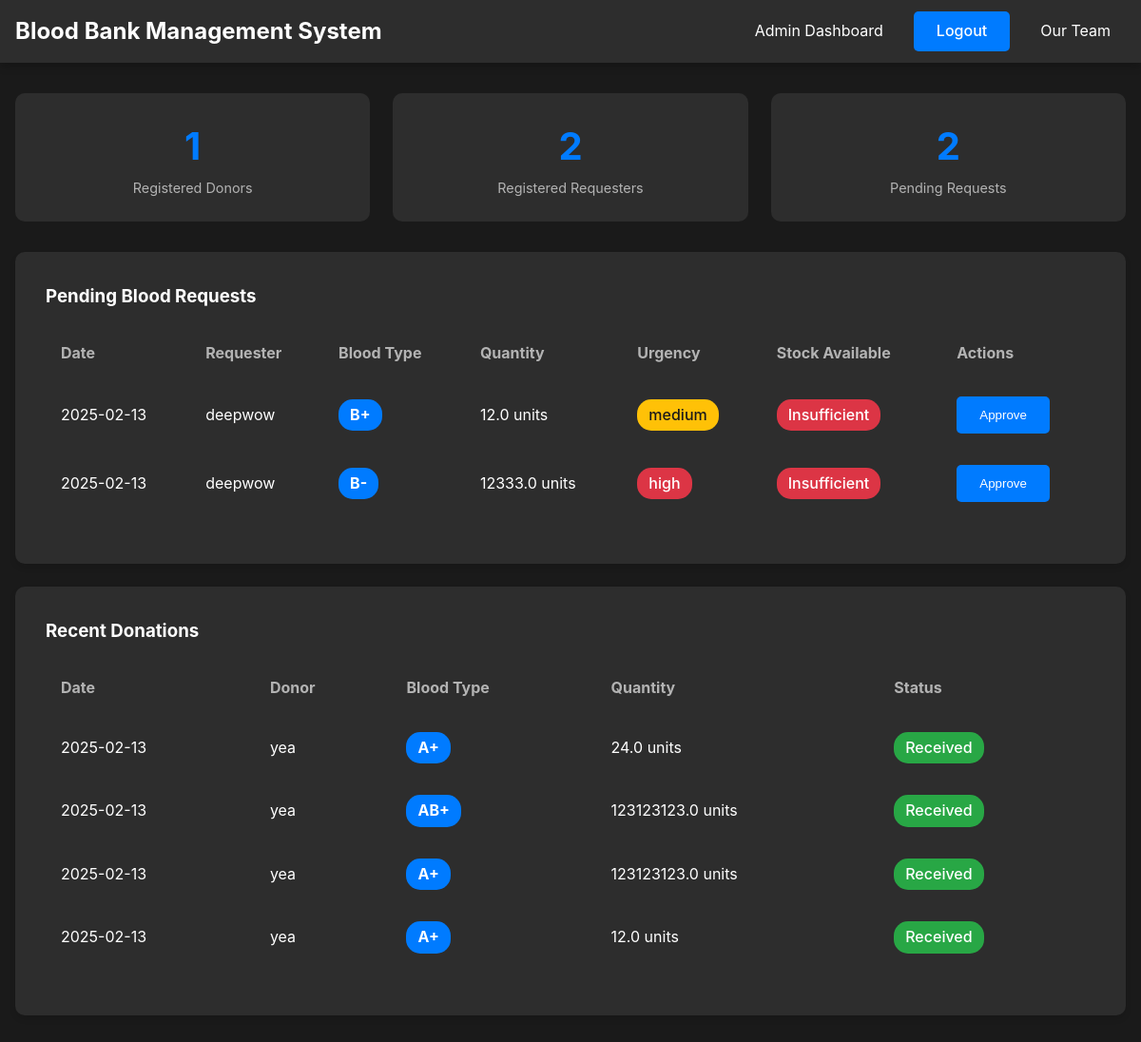
The page /admin (signed in) on the database its author committed.
### models.py (models this page shows, shortened)
class BloodRequest(db.Model):
    id = db.Column(db.Integer, primary_key=True)
    requester_id = db.Column(db.Integer, db.ForeignKey('user.id'), nullable=False)
    blood_type = db.Column(db.String(10), nullable=False)
    quantity = db.Column(db.Float, nullable=False)  # in units
    urgency = db.Column(db.String(20), nullable=False)  # high, medium, low
    status = db.Column(db.String(20), default='pending')  # pending, approved, rejected
    request_date = db.Column(db.DateTime, default=datetime.utcnow)

class User(UserMixin, db.Model):
    id = db.Column(db.Integer, primary_key=True)
    username = db.Column(db.String(64), unique=True, nullable=False)
    email = db.Column(db.String(120), unique=True, nullable=False)
    password_hash = db.Column(db.String(128))
    user_type = db.Column(db.String(20), nullable=False)  # admin, donor, or requester
    donations = db.relationship('BloodDonation', backref='donor', lazy=True)
    requests = db.relationship('BloodRequest', backref='requester', lazy=True)

class BloodDonation(db.Model):
    id = db.Column(db.Integer, primary_key=True)
    donor_id = db.Column(db.Integer, db.ForeignKey('user.id'), nullable=False)
    blood_type = db.Column(db.String(10), nullable=False)
    quantity = db.Column(db.Float, nullable=False)  # in units
    donation_date = db.Column(db.DateTime, default=datetime.utcnow)

### app.py (the view)
@app.route('/admin')
@login_required
def admin_dashboard():
    if current_user.user_type != 'admin':
        flash('Access denied. Admin only.', 'error')
        return redirect(url_for('home'))
    total_donors = User.query.filter_by(user_type='donor').count()
    total_requesters = User.query.filter_by(user_type='requester').count()
    pending_requests = BloodRequest.query.filter_by(status='pending').count()
    blood_types = ['A+', 'A-', 'B+', 'B-', 'AB+', 'AB-', 'O+', 'O-']
    blood_stock = {}
    for blood_type in blood_types:
        total_donations = db.session.query(db.func.sum(BloodDonation.quantity)).\
            filter(BloodDonation.blood_type == blood_type).scalar() or 0
        total_requests = db.session.query(db.func.sum(BloodRequest.quantity)).\
            filter(BloodRequest.blood_type == blood_type).\
            filter(BloodRequest.status == 'approved').scalar() or 0
        available = total_donations - total_requests
        blood_stock[blood_type] = {
            'donations': total_donations,
            'requests': total_requests,
            'available': available
        }
    pending_request_list = BloodRequest.query.\
        filter_by(status='pending').\
        order_by(BloodRequest.urgency.desc(), BloodRequest.request_date.asc()).\
        all()
    recent_donations = BloodDonation.query.\
        order_by(BloodDonation.donation_date.desc()).\
        limit(10).\
        all()
    return render_template('admin.html',
                         total_donors=total_donors,
                         total_requesters=total_requesters,
                         pending_requests=pending_requests,
                         blood_stock=blood_stock,
                         pending_request_list=pending_request_list,
                         recent_donations=recent_donations)

### app.py (called while the page is built)
@login_manager.user_loader
def load_user(user_id):
    return User.query.get(int(user_id))

### templates/admin.html
{% extends "base.html" %}
{% block content %}
<div class="stats-grid">
    <div class="stat-card">
        <div class="stat-number">{{ total_donors }}</div>
        <div class="stat-label">Registered Donors</div>
    </div>
    <div class="stat-card">
        <div class="stat-number">{{ total_requesters }}</div>
        <div class="stat-label">Registered Requesters</div>
    </div>
    <div class="stat-card">
        <div class="stat-number">{{ pending_requests }}</div>
        <div class="stat-label">Pending Requests</div>
    </div>
</div>
<div class="card">
    <h3>Pending Blood Requests</h3>
    <div class="table-container">
        <table>
            <thead>
                <tr>
                    <th>Date</th>
                    <th>Requester</th>
                    <th>Blood Type</th>
                    <th>Quantity</th>
                    <th>Urgency</th>
                    <th>Stock Available</th>
                    <th>Actions</th>
                </tr>
            </thead>
            <tbody>
                {% for request in pending_request_list %}
                <tr>
                    <td>{{ request.request_date.strftime('%Y-%m-%d') }}</td>
                    <td>{{ request.requester.username }}</td>
                    <td><span class="blood-type">{{ request.blood_type }}</span></td>
                    <td>{{ request.quantity }} units</td>
                    <td>
                        <span class="status status-{{ request.urgency }}">
                            {{ request.urgency }}
                        </span>
                    </td>
                    <td>
                        {% if blood_stock[request.blood_type].available >= request.quantity %}
                        <span class="status status-good">Available</span>
                        {% else %}
                        <span class="status status-critical">Insufficient</span>
                        {% endif %}
                    </td>
                    <td>
                        {% if blood_stock[request.blood_type].available >= request.quantity %}
                        <a href="{{ url_for('approve_request', request_id=request.id) }}" class="btn">Approve</a>
                        {% else %}
                        <button class="btn" disabled title="Insufficient stock">Approve</button>
                        {% endif %}
                    </td>
                </tr>
                {% endfor %}
            </tbody>
        </table>
    </div>
</div>
<div class="card">
    <h3>Recent Donations</h3>
    <div class="table-container">
        <table>
            <thead>
                <tr>
                    <th>Date</th>
                    <th>Donor</th>
                    <th>Blood Type</th>
                    <th>Quantity</th>
                    <th>Status</th>
                </tr>
            </thead>
            <tbody>
                {% for donation in recent_donations %}
                <tr>
                    <td>{{ donation.donation_date.strftime('%Y-%m-%d') }}</td>
                    <td>{{ donation.donor.username }}</td>
                    <td><span class="blood-type">{{ donation.blood_type }}</span></td>
                    <td>{{ donation.quantity }} units</td>
                    <td><span class="status status-good">Received</span></td>
                </tr>
                {% endfor %}
            </tbody>
        </table>
    </div>
</div>
{% endblock %}

### static/style.css (style rules this page uses)
:root { --bg-primary: #1a1a1a; --bg-secondary: #2d2d2d; --accent-primary: #007bff; --accent-hover: #0056b3; --text-primary: #ffffff; --text-secondary: #b3b3b3; --danger: #dc3545; --success: #28a745; --warning: #ffc107; }
* { margin: 0; padding: 0; box-sizing: border-box; }
body { font-family: 'Inter', -apple-system, BlinkMacSystemFont, sans-serif; line-height: 1.6; background-color: var(--bg-primary); color: var(--text-primary); }
.card { background-color: var(--bg-secondary); border-radius: 10px; padding: 2rem; margin-bottom: 1.5rem; box-shadow: 0 4px 6px rgba(0,0,0,0.1); transition: transform 0.3s ease; }
.btn { display: inline-block; padding: 0.75rem 1.5rem; background-color: var(--accent-primary); color: var(--text-primary); text-decoration: none; border-radius: 5px; border: none; cursor: pointer; transition: all 0.3s ease; font-weight: 500; }
.stats-grid { display: grid; grid-template-columns: repeat(auto-fit, minmax(250px, 1fr)); gap: 1.5rem; margin-bottom: 2rem; }
.stat-card { background-color: var(--bg-secondary); padding: 1.5rem; border-radius: 10px; text-align: center; }
.stat-number { font-size: 2.5rem; font-weight: bold; color: var(--accent-primary); }
.table-container { overflow-x: auto; }
table { width: 100%; border-collapse: collapse; margin: 1rem 0; }
th, td { padding: 1rem; text-align: left; border-bottom: 1px solid var(--bg-secondary); }
th { background-color: var(--bg-secondary); color: var(--text-secondary); }
.blood-type { display: inline-block; padding: 0.25rem 0.75rem; border-radius: 15px; font-weight: bold; background-color: var(--accent-primary); color: var(--text-primary); }
.status { display: inline-block; padding: 0.25rem 0.75rem; border-radius: 15px; font-weight: 500; }
.status-critical { background-color: var(--danger); color: var(--text-primary); }
.status-good { background-color: var(--success); color: var(--text-primary); }
.status-high { background-color: var(--danger); color: var(--text-primary); }
.status-medium { background-color: var(--warning); color: var(--bg-primary); }
.stat-label { color: var(--text-secondary); font-size: 0.9rem; }

### rows shown on the page
BloodRequest: request_date "2025-02-13", requester.username "deepwow", blood_type "B+", quantity "12.0", urgency "medium", shows "Insufficient", shows "Approve"
BloodRequest: request_date "2025-02-13", requester.username "deepwow", blood_type "B-", quantity "12333.0", urgency "high", shows "Insufficient", shows "Approve"
BloodDonation: donation_date "2025-02-13", donor.username "yea", blood_type "A+", quantity "24.0"
BloodDonation: donation_date "2025-02-13", donor.username "yea", blood_type "AB+", quantity "123123123.0"
BloodDonation: donation_date "2025-02-13", donor.username "yea", blood_type "A+", quantity "123123123.0"
BloodDonation: donation_date "2025-02-13", donor.username "yea", blood_type "A+", quantity "12.0"

### other values the page prints
{{ total_donors }} "1"
{{ total_requesters }} "2"
{{ pending_requests }} "2"
